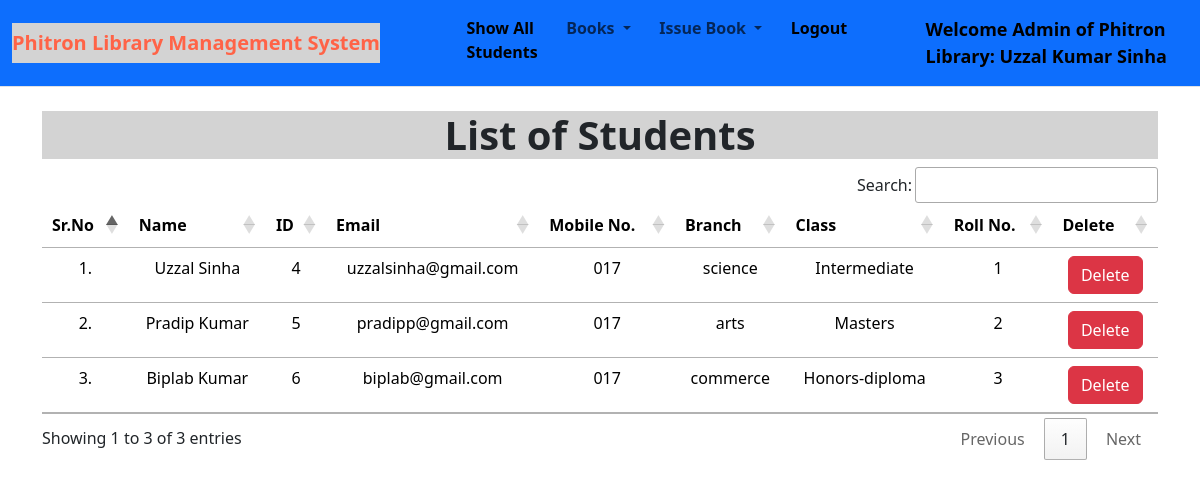
/show_students/ (signed in), run on the app's committed database.
### book_app/models.py (models this page shows, shortened)
class Student(models.Model):
    user = models.OneToOneField(User, on_delete=models.CASCADE)
    classroom = models.CharField(max_length=12)
    branch = models.CharField(max_length=20)
    roll_no = models.CharField(max_length=5, blank=True)
    phone = models.CharField(max_length=11, blank=True)

### book_app/views.py (the view)
# urls.py: path("show_students/", views.show_students, name="show_students"),
@login_required(login_url = '/admin_login')
def show_students(request):
    students = Student.objects.all()
    return render(request, "show_students.html", {'students':students})

### book_app/templates/show_students.html (shortened to what this page needs)
{% extends 'admin_navbar.html' %}
{% load static %}
{% block body %}
<div class="container mt-4">
    <h1 class="text-center" style="font-weight: bold; background-color: lightgrey;">List of Students</h1>
    <table class="table table-hover" id="example">
        <thead>
            <tr class="text-center mt-4">
                <th>Sr.No</th>
                <th>Name</th>
                <th>ID</th>
                <th>Email</th>
                <th>Mobile No.</th>
                <th>Branch</th>
                <th>Class</th>
                <th>Roll No.</th>
                <th>Delete</th>
            </tr>
        </thead>
        <tbody>
            {% for student in students %}
            <tr class="text-center">
                <td>{{forloop.counter}}.</td>
                <td>{{student.user.get_full_name}}</td>
                <td>{{student.user.id}}</td>
                <td>{{student.user.email}}</td>
                <td>{{student.phone}}</td>
                <td>{{student.branch}}</td>
                <td>{{student.classroom}}</td>
                <td>{{student.roll_no}}</td>
                <td><a href="/delete_student/{{student.id}}/" class="btn btn-danger" onclick="return confirm('Are you confirm you want to delete this student?')">Delete</a></td>
            </tr>
            {% endfor %}
        </tbody>
    </table>
    </div>
{% endblock %}

### book_app/templates/admin_navbar.html (shortened to what this page needs)
<!doctype html>
{% load static %}
<html lang="en">
  <head>
    <link rel="stylesheet" href="{% static 'library/css/bootstrap.min.css' %}">
    <link rel="stylesheet" href="https://cdn.datatables.net/1.10.25/css/jquery.dataTables.min.css">
    <link rel="stylesheet" href="https://cdn.datatables.net/buttons/1.7.1/css/buttons.dataTables.min.css">
  </head>
  <body>
    <nav class="navbar navbar-expand-lg bg-primary border-bottom border-body">
        <div class="container-fluid">
          <a class="navbar-brand" href="#" style="font-weight: bold;background: lightgrey;color: tomato">Phitron Library Management System</a>
          <div class="collapse navbar-collapse" id="navbarSupportedContent">
            <ul class="navbar-nav me-auto mb-2 mb-lg-0">
              <li class="nav-item">
                <a class="nav-link active" aria-current="page" href="/show_students/" style="font-weight: bold;">Show All Students</a>
              </li>
              <li class="nav-item dropdown">
                <a class="nav-link dropdown-toggle" href="#" id="navbarDropdown" role="button" data-bs-toggle="dropdown" aria-expanded="false" style="font-weight: bold;">
                  Books
                </a>
              </li>
              <li class="nav-item dropdown">
                <a class="nav-link dropdown-toggle" href="#" id="navbarDropdown" role="button" data-bs-toggle="dropdown" aria-expanded="false" style="font-weight: bold;">
                  Issue Book
                </a>
              </li>
              <li class="nav-item">
                <a class="nav-link active" aria-current="page" href="/logout/" style="font-weight: bold;">Logout</a>
              </li>
              <li class="nav-item">
                <a style="font-weight:600; font-family:'Segoe UI', Tahoma, Geneva, Verdana, sans-serif; font-size: large;" class="nav-link active" href="#">Welcome Admin of Phitron Library: {{request.user}}</a>
              </li>
            </ul>
          </div>
        </div>
      </nav>
      {% block body %}
      {% endblock %}
  </body>
</html>

### data on the page
Student: user.get_full_name "Uzzal Sinha", user.id "4", user.email "uzzalsinha@gmail.com", phone "017", branch "science", classroom "Intermediate", roll_no "1"
Student: user.get_full_name "Pradip Kumar", user.id "5", user.email "pradipp@gmail.com", phone "017", branch "arts", classroom "Masters", roll_no "2"
Student: user.get_full_name "Biplab Kumar", user.id "6", user.email "biplab@gmail.com", phone "017", branch "commerce", classroom "Honors-diploma", roll_no "3"

### other printed values
{{ request.user }} "Uzzal Kumar Sinha"
